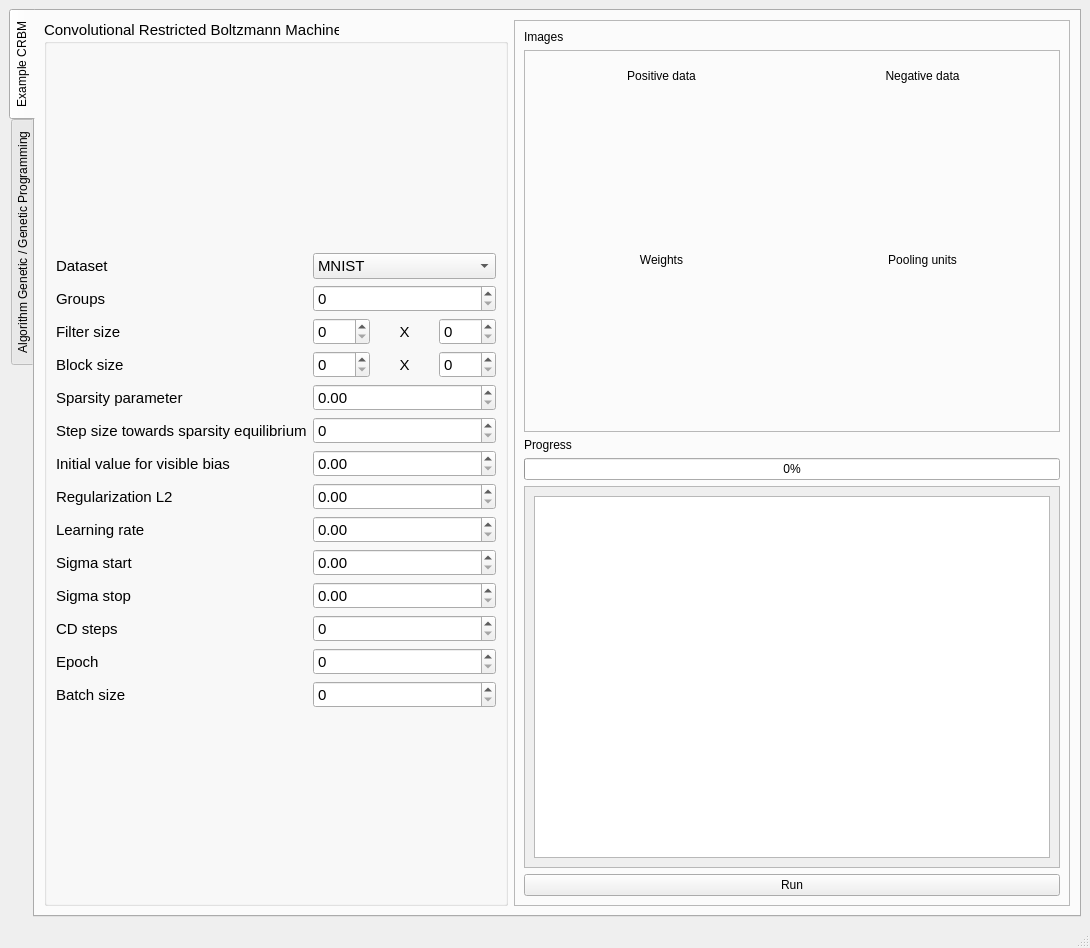
<?xml version="1.0" encoding="UTF-8"?>
<ui version="4.0">
 <class>MainWindow</class>
 <widget class="QMainWindow" name="MainWindow">
  <property name="geometry">
   <rect>
    <x>0</x>
    <y>0</y>
    <width>1090</width>
    <height>948</height>
   </rect>
  </property>
  <property name="sizePolicy">
   <sizepolicy hsizetype="Preferred" vsizetype="Preferred">
    <horstretch>0</horstretch>
    <verstretch>0</verstretch>
   </sizepolicy>
  </property>
  <property name="windowTitle">
   <string>MainWindow</string>
  </property>
  <widget class="QWidget" name="centralwidget">
   <layout class="QGridLayout" name="gridLayout">
    <item row="0" column="0">
     <widget class="QTabWidget" name="tabWidget">
      <property name="tabPosition">
       <enum>QTabWidget::West</enum>
      </property>
      <property name="tabShape">
       <enum>QTabWidget::Rounded</enum>
      </property>
      <property name="currentIndex">
       <number>0</number>
      </property>
      <widget class="QWidget" name="tab">
       <attribute name="title">
        <string>Example CRBM</string>
       </attribute>
       <layout class="QGridLayout" name="gridLayout_3">
        <item row="0" column="0">
         <widget class="QGroupBox" name="groupBox">
          <property name="font">
           <font>
            <pointsize>11</pointsize>
           </font>
          </property>
          <property name="title">
           <string>Convolutional Restricted Boltzmann Machine </string>
          </property>
          <layout class="QGridLayout" name="gridLayout_4">
           <item row="1" column="0">
            <layout class="QGridLayout" name="gridLayout_2">
             <item row="11" column="0">
              <widget class="QLabel" name="label_15">
               <property name="text">
                <string>CD steps</string>
               </property>
              </widget>
             </item>
             <item row="3" column="0">
              <widget class="QLabel" name="label_4">
               <property name="text">
                <string>Block size</string>
               </property>
              </widget>
             </item>
             <item row="13" column="0">
              <widget class="QLabel" name="label_17">
               <property name="text">
                <string>Batch size</string>
               </property>
              </widget>
             </item>
             <item row="2" column="0">
              <widget class="QLabel" name="label_3">
               <property name="text">
                <string>Filter size</string>
               </property>
              </widget>
             </item>
             <item row="12" column="0">
              <widget class="QLabel" name="label_16">
               <property name="text">
                <string>Epoch</string>
               </property>
              </widget>
             </item>
             <item row="4" column="1">
              <widget class="QDoubleSpinBox" name="pbias_input"/>
             </item>
             <item row="13" column="1">
              <widget class="QSpinBox" name="batch_input"/>
             </item>
             <item row="5" column="0">
              <widget class="QLabel" name="label_6">
               <property name="text">
                <string>Step size towards sparsity equilibrium</string>
               </property>
              </widget>
             </item>
             <item row="8" column="1">
              <widget class="QDoubleSpinBox" name="epsilon_input"/>
             </item>
             <item row="12" column="1">
              <widget class="QSpinBox" name="epoch_per_layer_input"/>
             </item>
             <item row="10" column="1">
              <widget class="QDoubleSpinBox" name="sigma_stop_input"/>
             </item>
             <item row="6" column="0">
              <widget class="QLabel" name="label_8">
               <property name="text">
                <string>Initial value for visible bias</string>
               </property>
              </widget>
             </item>
             <item row="5" column="1">
              <widget class="QSpinBox" name="pbias_lambda_input"/>
             </item>
             <item row="9" column="0">
              <widget class="QLabel" name="label_11">
               <property name="text">
                <string>Sigma start</string>
               </property>
              </widget>
             </item>
             <item row="7" column="1">
              <widget class="QDoubleSpinBox" name="regL2_input"/>
             </item>
             <item row="6" column="1">
              <widget class="QDoubleSpinBox" name="vbias_input"/>
             </item>
             <item row="9" column="1">
              <widget class="QDoubleSpinBox" name="sigma_start_input"/>
             </item>
             <item row="11" column="1">
              <widget class="QSpinBox" name="CD_steps_input"/>
             </item>
             <item row="0" column="0">
              <widget class="QLabel" name="label">
               <property name="text">
                <string>Dataset</string>
               </property>
              </widget>
             </item>
             <item row="10" column="0">
              <widget class="QLabel" name="label_12">
               <property name="text">
                <string>Sigma stop</string>
               </property>
              </widget>
             </item>
             <item row="0" column="1">
              <widget class="QComboBox" name="dataset_input">
               <item>
                <property name="text">
                 <string>MNIST</string>
                </property>
               </item>
               <item>
                <property name="text">
                 <string>Caltech 101 Silhouettes</string>
                </property>
               </item>
               <item>
                <property name="text">
                 <string>MPEG</string>
                </property>
               </item>
               <item>
                <property name="text">
                 <string>Semeion</string>
                </property>
               </item>
              </widget>
             </item>
             <item row="4" column="0">
              <widget class="QLabel" name="label_5">
               <property name="text">
                <string>Sparsity parameter</string>
               </property>
              </widget>
             </item>
             <item row="1" column="1">
              <widget class="QSpinBox" name="num_bases_input"/>
             </item>
             <item row="1" column="0">
              <widget class="QLabel" name="label_2">
               <property name="text">
                <string>Groups</string>
               </property>
              </widget>
             </item>
             <item row="8" column="0">
              <widget class="QLabel" name="label_10">
               <property name="text">
                <string>Learning rate</string>
               </property>
              </widget>
             </item>
             <item row="7" column="0">
              <widget class="QLabel" name="label_9">
               <property name="text">
                <string>Regularization L2</string>
               </property>
              </widget>
             </item>
             <item row="3" column="1">
              <layout class="QHBoxLayout" name="horizontalLayout_2">
               <item>
                <widget class="QSpinBox" name="blocksize_1"/>
               </item>
               <item>
                <widget class="QLabel" name="label_18">
                 <property name="text">
                  <string>X</string>
                 </property>
                 <property name="alignment">
                  <set>Qt::AlignCenter</set>
                 </property>
                </widget>
               </item>
               <item>
                <widget class="QSpinBox" name="blocksize2"/>
               </item>
              </layout>
             </item>
             <item row="2" column="1">
              <layout class="QHBoxLayout" name="horizontalLayout">
               <item>
                <widget class="QSpinBox" name="filtersize_1"/>
               </item>
               <item>
                <widget class="QLabel" name="label_13">
                 <property name="text">
                  <string>X</string>
                 </property>
                 <property name="alignment">
                  <set>Qt::AlignCenter</set>
                 </property>
                </widget>
               </item>
               <item>
                <widget class="QSpinBox" name="filtersize_2"/>
               </item>
              </layout>
             </item>
            </layout>
           </item>
           <item row="0" column="0">
            <spacer name="verticalSpacer">
             <property name="orientation">
              <enum>Qt::Vertical</enum>
             </property>
             <property name="sizeType">
              <enum>QSizePolicy::Fixed</enum>
             </property>
             <property name="sizeHint" stdset="0">
              <size>
               <width>20</width>
               <height>14</height>
              </size>
             </property>
            </spacer>
           </item>
          </layout>
         </widget>
        </item>
        <item row="0" column="1">
         <widget class="QFrame" name="frame_2">
          <property name="frameShape">
           <enum>QFrame::StyledPanel</enum>
          </property>
          <property name="frameShadow">
           <enum>QFrame::Raised</enum>
          </property>
          <layout class="QGridLayout" name="gridLayout_10">
           <item row="5" column="0">
            <widget class="QPushButton" name="exec_network">
             <property name="text">
              <string>Run</string>
             </property>
            </widget>
           </item>
           <item row="1" column="0">
            <widget class="QFrame" name="frame_3">
             <property name="frameShape">
              <enum>QFrame::StyledPanel</enum>
             </property>
             <property name="frameShadow">
              <enum>QFrame::Raised</enum>
             </property>
             <layout class="QGridLayout" name="gridLayout_15">
              <item row="1" column="0">
               <widget class="QWidget" name="widget_3" native="true">
                <layout class="QGridLayout" name="gridLayout_26">
                 <item row="0" column="0">
                  <widget class="QLabel" name="label_22">
                   <property name="sizePolicy">
                    <sizepolicy hsizetype="Preferred" vsizetype="Fixed">
                     <horstretch>0</horstretch>
                     <verstretch>0</verstretch>
                    </sizepolicy>
                   </property>
                   <property name="text">
                    <string>Weights</string>
                   </property>
                   <property name="alignment">
                    <set>Qt::AlignCenter</set>
                   </property>
                   <property name="margin">
                    <number>0</number>
                   </property>
                  </widget>
                 </item>
                 <item row="1" column="0">
                  <widget class="QLabel" name="weights_img">
                   <property name="text">
                    <string/>
                   </property>
                   <property name="pixmap">
                    <pixmap>results/weights.jpg</pixmap>
                   </property>
                   <property name="scaledContents">
                    <bool>true</bool>
                   </property>
                  </widget>
                 </item>
                </layout>
               </widget>
              </item>
              <item row="1" column="1">
               <widget class="QWidget" name="widget_4" native="true">
                <layout class="QGridLayout" name="gridLayout_27">
                 <item row="1" column="0">
                  <widget class="QLabel" name="label_7">
                   <property name="sizePolicy">
                    <sizepolicy hsizetype="Preferred" vsizetype="Fixed">
                     <horstretch>0</horstretch>
                     <verstretch>0</verstretch>
                    </sizepolicy>
                   </property>
                   <property name="text">
                    <string>Pooling units</string>
                   </property>
                   <property name="alignment">
                    <set>Qt::AlignCenter</set>
                   </property>
                  </widget>
                 </item>
                 <item row="2" column="0">
                  <widget class="QLabel" name="pooling_img">
                   <property name="text">
                    <string/>
                   </property>
                   <property name="pixmap">
                    <pixmap>results/-poooling.jpg</pixmap>
                   </property>
                   <property name="scaledContents">
                    <bool>true</bool>
                   </property>
                  </widget>
                 </item>
                </layout>
               </widget>
              </item>
              <item row="0" column="1">
               <widget class="QWidget" name="widget_2" native="true">
                <layout class="QGridLayout" name="gridLayout_25">
                 <item row="0" column="0">
                  <widget class="QLabel" name="label_49">
                   <property name="sizePolicy">
                    <sizepolicy hsizetype="Preferred" vsizetype="Fixed">
                     <horstretch>0</horstretch>
                     <verstretch>0</verstretch>
                    </sizepolicy>
                   </property>
                   <property name="text">
                    <string>Negative data</string>
                   </property>
                   <property name="alignment">
                    <set>Qt::AlignCenter</set>
                   </property>
                  </widget>
                 </item>
                 <item row="1" column="0">
                  <widget class="QLabel" name="neg_img">
                   <property name="text">
                    <string/>
                   </property>
                   <property name="pixmap">
                    <pixmap>results/neg_data.jpg</pixmap>
                   </property>
                   <property name="scaledContents">
                    <bool>true</bool>
                   </property>
                   <property name="margin">
                    <number>28</number>
                   </property>
                  </widget>
                 </item>
                </layout>
               </widget>
              </item>
              <item row="0" column="0">
               <widget class="QWidget" name="widget" native="true">
                <layout class="QGridLayout" name="gridLayout_16">
                 <item row="0" column="0">
                  <widget class="QLabel" name="label_20">
                   <property name="sizePolicy">
                    <sizepolicy hsizetype="Preferred" vsizetype="Fixed">
                     <horstretch>0</horstretch>
                     <verstretch>0</verstretch>
                    </sizepolicy>
                   </property>
                   <property name="text">
                    <string>Positive data</string>
                   </property>
                   <property name="alignment">
                    <set>Qt::AlignCenter</set>
                   </property>
                  </widget>
                 </item>
                 <item row="1" column="0">
                  <widget class="QLabel" name="pos_img">
                   <property name="text">
                    <string/>
                   </property>
                   <property name="pixmap">
                    <pixmap>results/pos_data.jpg</pixmap>
                   </property>
                   <property name="scaledContents">
                    <bool>true</bool>
                   </property>
                   <property name="margin">
                    <number>28</number>
                   </property>
                  </widget>
                 </item>
                </layout>
               </widget>
              </item>
             </layout>
            </widget>
           </item>
           <item row="2" column="0">
            <widget class="QLabel" name="label_14">
             <property name="sizePolicy">
              <sizepolicy hsizetype="Minimum" vsizetype="Fixed">
               <horstretch>0</horstretch>
               <verstretch>0</verstretch>
              </sizepolicy>
             </property>
             <property name="text">
              <string>Progress</string>
             </property>
            </widget>
           </item>
           <item row="4" column="0">
            <widget class="QScrollArea" name="scrollArea_3">
             <property name="sizePolicy">
              <sizepolicy hsizetype="Expanding" vsizetype="Minimum">
               <horstretch>0</horstretch>
               <verstretch>0</verstretch>
              </sizepolicy>
             </property>
             <property name="widgetResizable">
              <bool>true</bool>
             </property>
             <widget class="QWidget" name="scrollAreaWidgetContents_3">
              <property name="geometry">
               <rect>
                <x>0</x>
                <y>0</y>
                <width>411</width>
                <height>343</height>
               </rect>
              </property>
              <layout class="QGridLayout" name="gridLayout_14">
               <item row="0" column="0">
                <widget class="QTextBrowser" name="progress_area"/>
               </item>
              </layout>
             </widget>
            </widget>
           </item>
           <item row="0" column="0">
            <widget class="QLabel" name="label_45">
             <property name="sizePolicy">
              <sizepolicy hsizetype="Preferred" vsizetype="Fixed">
               <horstretch>0</horstretch>
               <verstretch>0</verstretch>
              </sizepolicy>
             </property>
             <property name="text">
              <string>Images</string>
             </property>
            </widget>
           </item>
           <item row="3" column="0">
            <widget class="QProgressBar" name="progress_bar">
             <property name="value">
              <number>0</number>
             </property>
            </widget>
           </item>
          </layout>
         </widget>
        </item>
       </layout>
      </widget>
      <widget class="QWidget" name="tab_2">
       <attribute name="title">
        <string>Algorithm Genetic / Genetic Programming</string>
       </attribute>
       <layout class="QGridLayout" name="gridLayout_5">
        <item row="2" column="0">
         <widget class="QGroupBox" name="groupBox_3">
          <property name="title">
           <string>Fixed hyperparameters</string>
          </property>
          <layout class="QGridLayout" name="gridLayout_9">
           <item row="0" column="0">
            <layout class="QGridLayout" name="gridLayout_8">
             <item row="10" column="0">
              <widget class="QLabel" name="label_36">
               <property name="text">
                <string>Batch size</string>
               </property>
              </widget>
             </item>
             <item row="3" column="1">
              <widget class="QSpinBox" name="mh_pbiaslambda_input"/>
             </item>
             <item row="4" column="1">
              <widget class="QDoubleSpinBox" name="mh_vbias_input"/>
             </item>
             <item row="5" column="1">
              <widget class="QDoubleSpinBox" name="mh_regL2_input"/>
             </item>
             <item row="8" column="1">
              <widget class="QDoubleSpinBox" name="mh_sigmastop_input"/>
             </item>
             <item row="9" column="1">
              <widget class="QSpinBox" name="mh_epochperlayer_input"/>
             </item>
             <item row="2" column="0">
              <widget class="QLabel" name="label_44">
               <property name="text">
                <string>Sparsity parameter</string>
               </property>
              </widget>
             </item>
             <item row="0" column="0">
              <widget class="QLabel" name="label_42">
               <property name="text">
                <string>Dataset</string>
               </property>
              </widget>
             </item>
             <item row="7" column="1">
              <widget class="QDoubleSpinBox" name="mh_sigmastart_input"/>
             </item>
             <item row="5" column="0">
              <widget class="QLabel" name="label_47">
               <property name="text">
                <string>Regularization L2</string>
               </property>
              </widget>
             </item>
             <item row="8" column="0">
              <widget class="QLabel" name="label_43">
               <property name="text">
                <string>Sigma stop</string>
               </property>
              </widget>
             </item>
             <item row="6" column="0">
              <widget class="QLabel" name="label_46">
               <property name="text">
                <string>Learning rate</string>
               </property>
              </widget>
             </item>
             <item row="4" column="0">
              <widget class="QLabel" name="label_40">
               <property name="text">
                <string>Initial value for visible bias</string>
               </property>
              </widget>
             </item>
             <item row="1" column="1">
              <layout class="QHBoxLayout" name="horizontalLayout_3">
               <item>
                <widget class="QSpinBox" name="mh_blockshape1_input"/>
               </item>
               <item>
                <widget class="QLabel" name="label_48">
                 <property name="text">
                  <string>X</string>
                 </property>
                 <property name="alignment">
                  <set>Qt::AlignCenter</set>
                 </property>
                </widget>
               </item>
               <item>
                <widget class="QSpinBox" name="mh_blockshape2_input"/>
               </item>
              </layout>
             </item>
             <item row="7" column="0">
              <widget class="QLabel" name="label_41">
               <property name="text">
                <string>Sigma start</string>
               </property>
              </widget>
             </item>
             <item row="6" column="1">
              <widget class="QDoubleSpinBox" name="mh_epsilon_input"/>
             </item>
             <item row="10" column="1">
              <widget class="QSpinBox" name="mh_batch_input"/>
             </item>
             <item row="0" column="1">
              <widget class="QComboBox" name="mh_dataset_input">
               <item>
                <property name="text">
                 <string>MNIST</string>
                </property>
               </item>
               <item>
                <property name="text">
                 <string>Caltech 101 Silhouettes</string>
                </property>
               </item>
               <item>
                <property name="text">
                 <string>MPEG</string>
                </property>
               </item>
               <item>
                <property name="text">
                 <string>Semeion</string>
                </property>
               </item>
              </widget>
             </item>
             <item row="3" column="0">
              <widget class="QLabel" name="label_39">
               <property name="text">
                <string>Step size towards sparsity equilibrium</string>
               </property>
              </widget>
             </item>
             <item row="9" column="0">
              <widget class="QLabel" name="label_34">
               <property name="text">
                <string>Epoch</string>
               </property>
              </widget>
             </item>
             <item row="1" column="0">
              <widget class="QLabel" name="label_35">
               <property name="text">
                <string>Block size</string>
               </property>
              </widget>
             </item>
             <item row="2" column="1">
              <widget class="QDoubleSpinBox" name="mh_pbias_input"/>
             </item>
            </layout>
           </item>
          </layout>
         </widget>
        </item>
        <item row="0" column="0">
         <widget class="QGroupBox" name="groupBox_2">
          <property name="title">
           <string>Parameters</string>
          </property>
          <layout class="QGridLayout" name="gridLayout_6">
           <item row="1" column="0">
            <widget class="QLabel" name="label_25">
             <property name="text">
              <string>Probability of crossover</string>
             </property>
            </widget>
           </item>
           <item row="0" column="0">
            <widget class="QLabel" name="label_23">
             <property name="text">
              <string>Meta-Heuristic </string>
             </property>
            </widget>
           </item>
           <item row="0" column="1">
            <widget class="QComboBox" name="alg_metaheuristic_input">
             <item>
              <property name="text">
               <string>Algorithm Genetic</string>
              </property>
             </item>
             <item>
              <property name="text">
               <string>Genetic Programming</string>
              </property>
             </item>
            </widget>
           </item>
           <item row="2" column="0">
            <widget class="QLabel" name="label_26">
             <property name="text">
              <string>Probability of mutation</string>
             </property>
            </widget>
           </item>
           <item row="3" column="0">
            <widget class="QLabel" name="label_27">
             <property name="text">
              <string>Population</string>
             </property>
            </widget>
           </item>
           <item row="4" column="0">
            <widget class="QLabel" name="label_28">
             <property name="text">
              <string>Number of generations</string>
             </property>
            </widget>
           </item>
           <item row="1" column="1">
            <widget class="QDoubleSpinBox" name="pcrossover_input"/>
           </item>
           <item row="2" column="1">
            <widget class="QDoubleSpinBox" name="pmutation_input"/>
           </item>
           <item row="3" column="1">
            <widget class="QSpinBox" name="pop_size_input"/>
           </item>
           <item row="4" column="1">
            <widget class="QSpinBox" name="gen_size_input"/>
           </item>
          </layout>
         </widget>
        </item>
        <item row="0" column="1" rowspan="3">
         <widget class="QFrame" name="frame_5">
          <property name="frameShape">
           <enum>QFrame::StyledPanel</enum>
          </property>
          <property name="frameShadow">
           <enum>QFrame::Raised</enum>
          </property>
          <layout class="QGridLayout" name="gridLayout_11">
           <item row="2" column="0">
            <widget class="QLabel" name="label_37">
             <property name="text">
              <string>Progress</string>
             </property>
            </widget>
           </item>
           <item row="0" column="0">
            <widget class="QLabel" name="label_38">
             <property name="text">
              <string>Results</string>
             </property>
            </widget>
           </item>
           <item row="4" column="0">
            <widget class="QScrollArea" name="scrollArea">
             <property name="widgetResizable">
              <bool>true</bool>
             </property>
             <widget class="QWidget" name="scrollAreaWidgetContents">
              <property name="geometry">
               <rect>
                <x>0</x>
                <y>0</y>
                <width>411</width>
                <height>343</height>
               </rect>
              </property>
              <layout class="QGridLayout" name="gridLayout_12">
               <item row="0" column="0">
                <widget class="QTextBrowser" name="progressArea2"/>
               </item>
              </layout>
             </widget>
            </widget>
           </item>
           <item row="5" column="0">
            <widget class="QPushButton" name="exec_opt">
             <property name="text">
              <string>Run</string>
             </property>
            </widget>
           </item>
           <item row="1" column="0">
            <widget class="QScrollArea" name="scrollArea_2">
             <property name="widgetResizable">
              <bool>true</bool>
             </property>
             <widget class="QWidget" name="scrollAreaWidgetContents_2">
              <property name="geometry">
               <rect>
                <x>0</x>
                <y>0</y>
                <width>411</width>
                <height>343</height>
               </rect>
              </property>
              <layout class="QGridLayout" name="gridLayout_13">
               <item row="0" column="0">
                <widget class="QTableView" name="tableResults"/>
               </item>
              </layout>
             </widget>
            </widget>
           </item>
           <item row="3" column="0">
            <widget class="QProgressBar" name="progressBar2">
             <property name="value">
              <number>0</number>
             </property>
             <property name="alignment">
              <set>Qt::AlignCenter</set>
             </property>
            </widget>
           </item>
          </layout>
         </widget>
        </item>
        <item row="1" column="0">
         <widget class="QGroupBox" name="groupBox_4">
          <property name="title">
           <string>Hyperparameters -  bound</string>
          </property>
          <layout class="QGridLayout" name="gridLayout_7">
           <item row="3" column="1">
            <widget class="QSpinBox" name="b_cdsteps_min"/>
           </item>
           <item row="1" column="1">
            <widget class="QSpinBox" name="b_group_min"/>
           </item>
           <item row="1" column="0">
            <widget class="QLabel" name="label_29">
             <property name="text">
              <string>Groups</string>
             </property>
            </widget>
           </item>
           <item row="1" column="2">
            <widget class="QSpinBox" name="b_group_max"/>
           </item>
           <item row="3" column="0">
            <widget class="QLabel" name="label_31">
             <property name="text">
              <string>CD steps</string>
             </property>
            </widget>
           </item>
           <item row="2" column="0">
            <widget class="QLabel" name="label_30">
             <property name="text">
              <string>Filter size</string>
             </property>
            </widget>
           </item>
           <item row="0" column="2">
            <widget class="QLabel" name="label_33">
             <property name="text">
              <string>Max</string>
             </property>
             <property name="alignment">
              <set>Qt::AlignCenter</set>
             </property>
            </widget>
           </item>
           <item row="2" column="1">
            <widget class="QSpinBox" name="b_filtersize_min"/>
           </item>
           <item row="2" column="2">
            <widget class="QSpinBox" name="b_filtersize_max"/>
           </item>
           <item row="0" column="1">
            <widget class="QLabel" name="label_32">
             <property name="sizePolicy">
              <sizepolicy hsizetype="Preferred" vsizetype="Fixed">
               <horstretch>0</horstretch>
               <verstretch>0</verstretch>
              </sizepolicy>
             </property>
             <property name="text">
              <string>Min</string>
             </property>
             <property name="alignment">
              <set>Qt::AlignCenter</set>
             </property>
            </widget>
           </item>
           <item row="3" column="2">
            <widget class="QSpinBox" name="b_cdsteps_max"/>
           </item>
          </layout>
         </widget>
        </item>
       </layout>
      </widget>
     </widget>
    </item>
   </layout>
  </widget>
  <widget class="QMenuBar" name="menubar">
   <property name="geometry">
    <rect>
     <x>0</x>
     <y>0</y>
     <width>1090</width>
     <height>28</height>
    </rect>
   </property>
  </widget>
  <widget class="QStatusBar" name="statusbar"/>
 </widget>
 <resources/>
 <connections/>
</ui>
